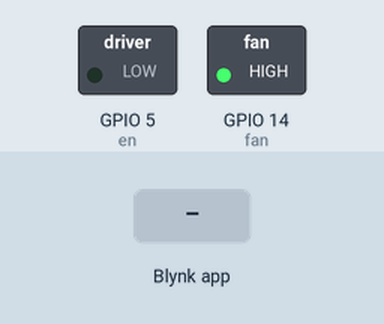
The sketch below on a simulated ESP32. On the bench: switched loads named in the sketch (green lamp = pin HIGH). The test bench sets the inputs (shaded band).

Above: at 5.0 s.
5.1 s: Blynk app writes 1 to V0
At 5.6 s:
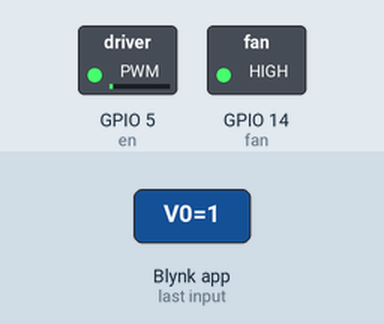
6.6 s: Blynk app writes 200 to V0
At 8.0 s:
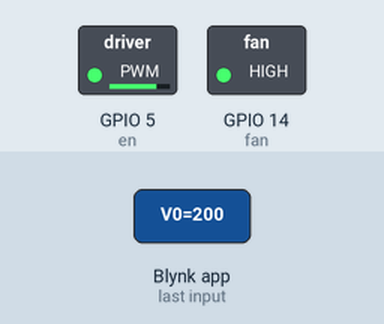
Timing chart, 0 to 9.6 s (numbered marks = the images above; inputs shaded):
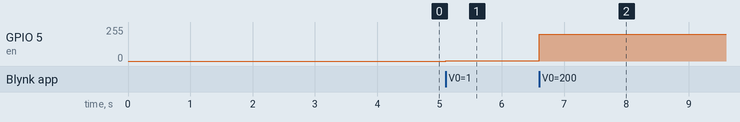

Measured:
- after the input at 5.1 s, GPIO 5 (en): 0/255 → 1/255 at once
- after the input at 6.6 s, GPIO 5 (en): 1/255 → 199/255 at once

The sketch:

DC_Motor_speed_control_ESP32.ino
```cpp
/*
 * This program is property of SME Dehradun. for any query related to this program,
 * contact us at www.smedehradn.com
 * if your want any soluiton related for any IoT Customized Boards and Sensor,
 * then contact to www.nuttyengineer.com
 */
// Fill-in information from your Blynk Template here

#define BLYNK_TEMPLATE_ID "TMPLw42khV1z"
#define BLYNK_DEVICE_NAME "Speed Control"

#define BLYNK_FIRMWARE_VERSION "0.1.0"
#define BLYNK_PRINT Serial
#include "BlynkEdgent.h"

int fan=14, en=5;
const int freq = 5000;
const int ledChannel = 0;
const int resolution = 8;

BLYNK_WRITE(V0)
{
  int s0 = param.asInt();
  ledcWrite(ledChannel, s0);
}

void setup()
{
  Serial.begin(9600);
  ledcSetup(ledChannel, freq, resolution);
  pinMode(en, OUTPUT);
  ledcAttachPin(en, ledChannel);
  pinMode(fan, OUTPUT);
  digitalWrite(fan, HIGH);
  BlynkEdgent.begin();
  delay(2000);
}

void loop()
{
  BlynkEdgent.run();
}
```
